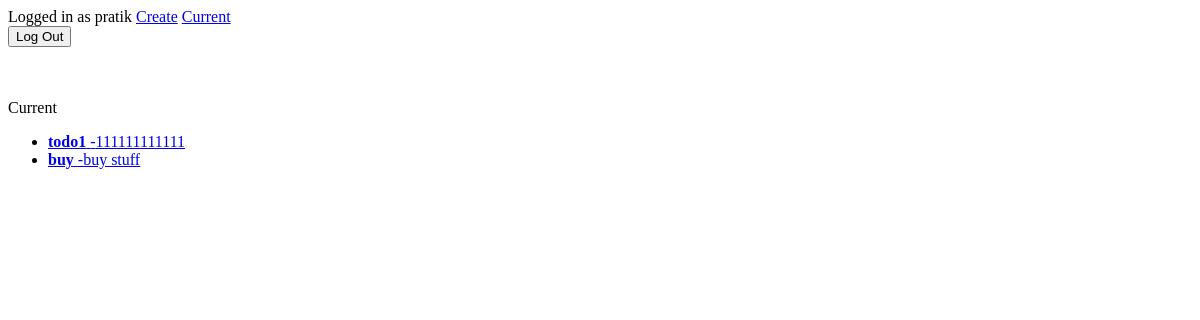
Before: /current/ (signed in) with the older database file.
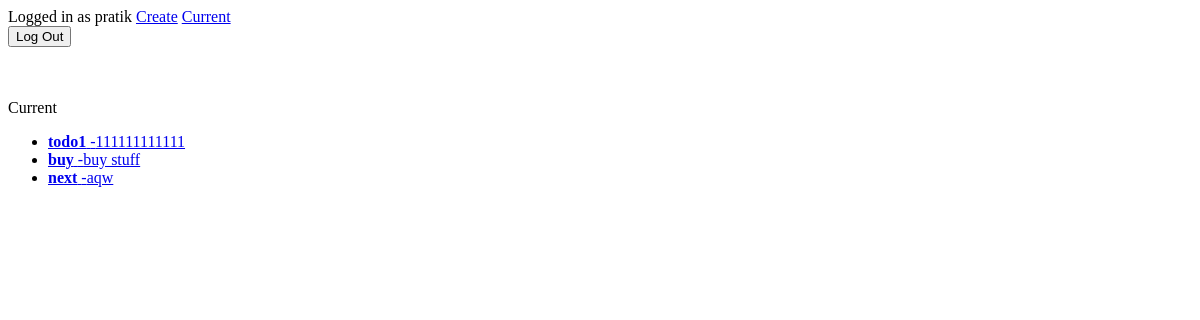
After: the same page with the newer database file.
### todo/models.py (models this page shows, shortened)
class Todo(models.Model):
    title = models.CharField(max_length=100)
    memo = models.TextField(blank=True)
    created = models.DateTimeField(auto_now_add=True)
    important = models.BooleanField(default=False)
    user = models.ForeignKey(User, on_delete=models.CASCADE)

### todo/views.py (the view)
# urls.py: path('current/', views.currenttodos, name='currenttodos'),
def currenttodos(request):
    todos = Todo.objects.filter(user=request.user)
    return render(request, 'todo/currenttodos.html', {'todos': todos})

### todo/templates/todo/currenttodos.html
{% extends 'todo/base.html' %} {% block content %} Current
<ul>
  {% for todo in todos %}
  <li><a href="{% url 'viewtodo' todo.id %}">
    {%if todo.important %}<b>{% endif %}{{todo.title}}{%if todo.important %}</b>{% endif %}
    {% if todo.memo %}-{{ todo.memo }}{% endif %}
</a>
</li>
  {% endfor%}
</ul>
{% endblock %}

### todo/templates/todo/base.html (shortened to what this page needs)
{% if user.is_authenticated %}
Logged in as {{user.username}}
<a href="{% url 'createtodo' %}">Create</a>
<a href="{% url 'currenttodos' %}">Current</a>
<form action="{% url 'logoutuser'%}" method="POST">
    <button type="submit">Log Out</button>
</form>
{% else %}
<a href="{% url 'signupuser' %}">Sign up</a>
<a href="{% url 'loginuser' %}">LogIn</a>
{% endif %}
{%block content %}{% endblock %}

Changed rows visible on the page:
added Todo: title "next", memo "aqw"
